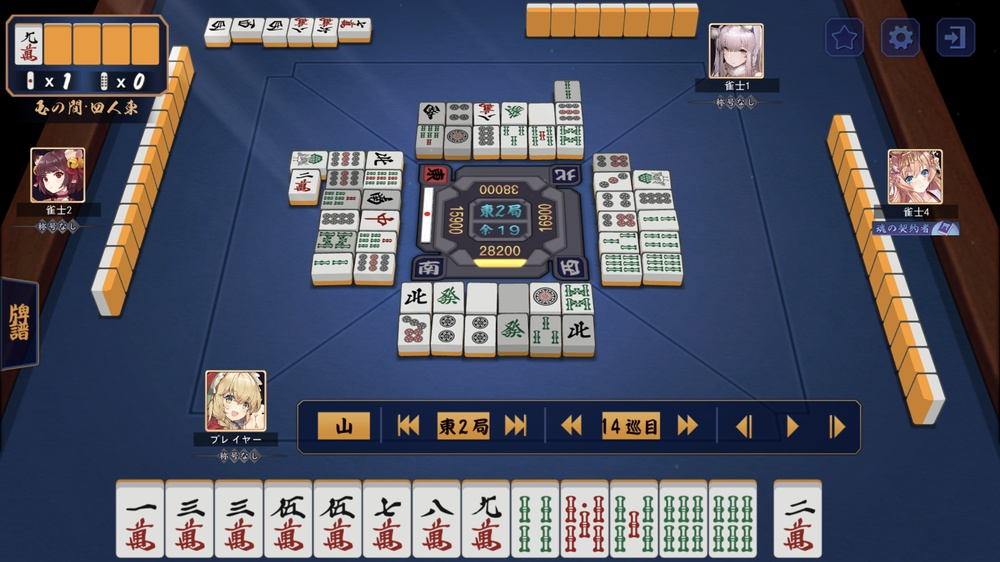
#> input picture work/pai_classification/sample/lt.jpeg, 1000 x 562 px, shrunk from 2208 x 1242 before the run
$ jupyter execute template_matching.ipynb
#> lines starting #> are read from the running program, lines starting #| are printed output that depends on the picture; after the words box and inside, x2 and y2 are one past the last pixel; in counts of white or black regions, pixels touching at a corner belong together
[cell 1]
import cv2
import numpy as np

[cell 2]
img = cv2.imread("sample/lt.jpeg")
#> img is the input picture: shape (562, 1000, 3); mean B, G, R 98.7, 83.8, 80.6
temp = cv2.imread("sample/5m2.jpeg")
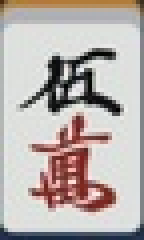
#> input picture work/pai_classification/sample/5m2.jpeg, 36 x 60 px, shrunk from 80 x 132 before the run (shown 4 times larger)
#> temp is the input picture: shape (60, 36, 3); mean B, G, R 174.5, 177.6, 185.8

[cell 3]
img.shape
#> Out = (562, 1000, 3)

[cell 4]
temp.shape
#> Out = (60, 36, 3)

[cell 5]
# グレースケール変換
gray = cv2.cvtColor(img, cv2.COLOR_RGB2GRAY)
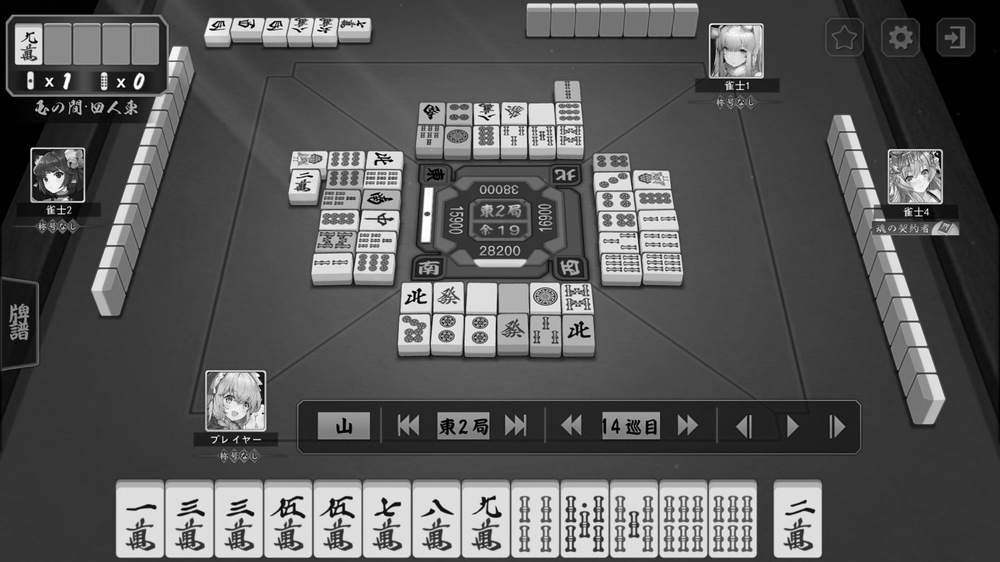
#> gray: shape (562, 1000); min 0, max 255, mean 87.9
temp = cv2.cvtColor(temp, cv2.COLOR_RGB2GRAY)
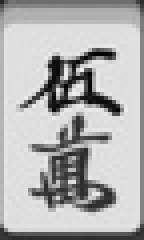
#> temp: shape (60, 36) (shown 4 times larger); min 0, max 240, mean 177.5

# テンプレート画像の高さ・幅
h, w = temp.shape
#> h = 60; w = 36

# テンプレートマッチング（OpenCVで実装）
match = cv2.matchTemplate(gray, temp, cv2.TM_SQDIFF)
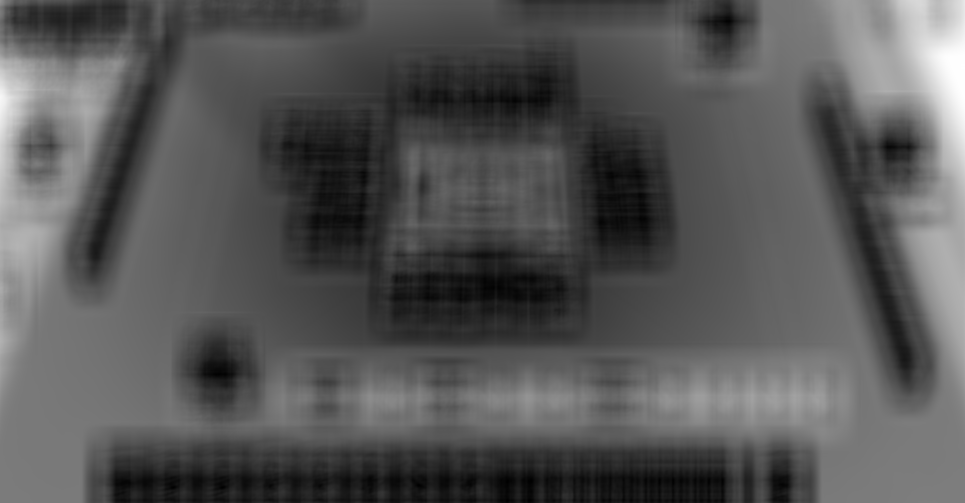
#> match: shape (503, 965) float32; min 10645560, max 77132288, mean 33230834; drawn with min black and max white
min_value, max_value, min_pt, max_pt = cv2.minMaxLoc(match)
#> min_value = 10645560; max_value = 77132288; min_pt = (529, 500); max_pt = (961, 64)
pt = min_pt
#> pt = (529, 500)

# テンプレートマッチングの結果を出力
cv2.rectangle(img, (pt[0], pt[1]), (pt[0] + w, pt[1] + h), (0, 0, 200), 3)
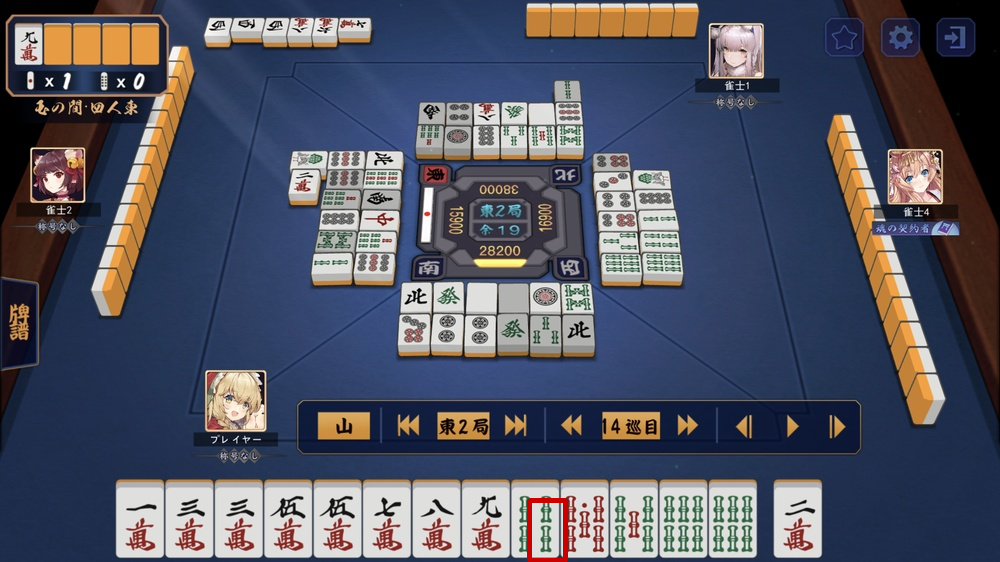
#> img: shape (562, 1000, 3); 0.16% of pixels changed, all inside (x1, y1, x2, y2) = (527, 498, 568, 562)
cv2.imwrite("sample/res2.png", img)
#> Out = True

[cell 6]
min_pt
#> Out = (529, 500)

[cell 7]
min_value
#> Out = 10645560
